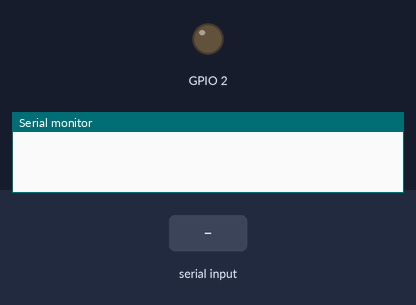
A sketch run on a simulated ESP32. Shown: output pins drawn as LEDs (lit = HIGH), the last lines printed to the serial monitor. Inputs (shaded band) come from the test bench.

Above: at 1.2 s.
1.3 s: "$On\n" received over Serial
At 2.5 s:
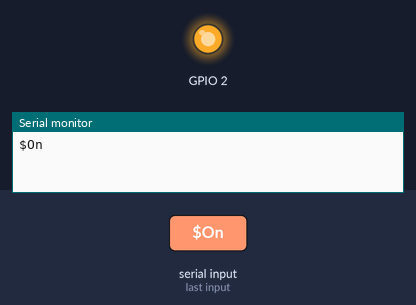
2.8 s: "$Off\n" received over Serial
At 3.6 s:
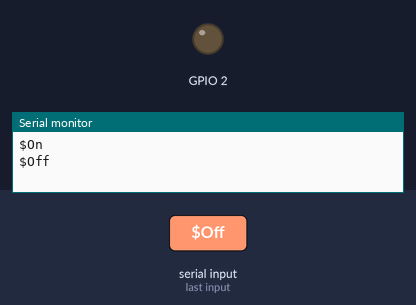
Timing chart, 0 to 5.8 s (numbered marks = the images above; inputs shaded):
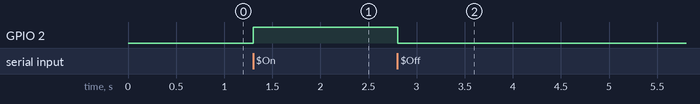

The sketch:

HMI_ESP32.ino
```cpp
String inputString = ""; // a string to  hold incomming data
bool stringComplete = false ;

void setup()
{
  Serial.begin(9600);
  pinMode(2, OUTPUT);
  digitalWrite(2, LOW);
}

void loop()
{
   if (stringComplete)
   {
     inputString.trim();
     Serial.println(inputString);

     if (inputString.equals("$On"))
     {
       digitalWrite(2, HIGH);
     }
     else if (inputString.equals("$Off"))
     {
       digitalWrite(2, LOW);
     }

     inputString = "";
     stringComplete = false;
   }
     while (Serial.available())
  {
    char inChar = (char)Serial.read();
    if (inChar == '\n')
    {
      stringComplete = true;
    }
    else
    {
      inputString += inChar;
    }
  }
}
```

Measured:
- after the input at 1.3 s, GPIO 2: LOW → HIGH at once
- after the input at 2.8 s, GPIO 2: HIGH → LOW at once
